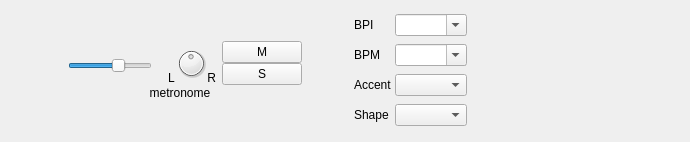
<?xml version="1.0" encoding="UTF-8"?>
<ui version="4.0">
 <class>NinjamPanel</class>
 <widget class="QWidget" name="NinjamPanel">
  <property name="geometry">
   <rect>
    <x>0</x>
    <y>0</y>
    <width>690</width>
    <height>142</height>
   </rect>
  </property>
  <property name="sizePolicy">
   <sizepolicy hsizetype="Preferred" vsizetype="MinimumExpanding">
    <horstretch>0</horstretch>
    <verstretch>0</verstretch>
   </sizepolicy>
  </property>
  <property name="windowTitle">
   <string>Form</string>
  </property>
  <layout class="QHBoxLayout" name="horizontalLayout">
   <property name="leftMargin">
    <number>6</number>
   </property>
   <property name="topMargin">
    <number>6</number>
   </property>
   <property name="rightMargin">
    <number>6</number>
   </property>
   <property name="bottomMargin">
    <number>6</number>
   </property>
   <item alignment="Qt::AlignRight|Qt::AlignVCenter">
    <widget class="QWidget" name="metronomeControls" native="true">
     <property name="sizePolicy">
      <sizepolicy hsizetype="Maximum" vsizetype="Maximum">
       <horstretch>0</horstretch>
       <verstretch>0</verstretch>
      </sizepolicy>
     </property>
     <layout class="QGridLayout" name="gridLayout">
      <property name="leftMargin">
       <number>0</number>
      </property>
      <property name="topMargin">
       <number>0</number>
      </property>
      <property name="rightMargin">
       <number>0</number>
      </property>
      <property name="bottomMargin">
       <number>0</number>
      </property>
      <property name="verticalSpacing">
       <number>1</number>
      </property>
      <item row="1" column="1">
       <widget class="QWidget" name="widget" native="true">
        <property name="sizePolicy">
         <sizepolicy hsizetype="Maximum" vsizetype="Preferred">
          <horstretch>0</horstretch>
          <verstretch>0</verstretch>
         </sizepolicy>
        </property>
        <property name="maximumSize">
         <size>
          <width>150</width>
          <height>16777215</height>
         </size>
        </property>
        <layout class="QVBoxLayout" name="verticalLayout_3">
         <property name="spacing">
          <number>3</number>
         </property>
         <property name="leftMargin">
          <number>0</number>
         </property>
         <property name="topMargin">
          <number>0</number>
         </property>
         <property name="rightMargin">
          <number>0</number>
         </property>
         <property name="bottomMargin">
          <number>0</number>
         </property>
         <item>
          <widget class="QWidget" name="peaks" native="true">
           <property name="sizePolicy">
            <sizepolicy hsizetype="Preferred" vsizetype="Preferred">
             <horstretch>0</horstretch>
             <verstretch>0</verstretch>
            </sizepolicy>
           </property>
           <layout class="QVBoxLayout" name="verticalLayout">
            <property name="spacing">
             <number>2</number>
            </property>
            <property name="leftMargin">
             <number>0</number>
            </property>
            <property name="topMargin">
             <number>0</number>
            </property>
            <property name="rightMargin">
             <number>0</number>
            </property>
            <property name="bottomMargin">
             <number>0</number>
            </property>
            <item>
             <widget class="PeakMeter" name="peakMeterRight" native="true"/>
            </item>
            <item>
             <widget class="PeakMeter" name="peakMeterLeft" native="true">
              <property name="styleSheet">
               <string notr="true"/>
              </property>
             </widget>
            </item>
           </layout>
          </widget>
         </item>
         <item>
          <widget class="QWidget" name="widget_4" native="true">
           <property name="sizePolicy">
            <sizepolicy hsizetype="Maximum" vsizetype="Preferred">
             <horstretch>0</horstretch>
             <verstretch>0</verstretch>
            </sizepolicy>
           </property>
           <layout class="QHBoxLayout" name="horizontalLayout_3">
            <property name="spacing">
             <number>3</number>
            </property>
            <property name="leftMargin">
             <number>0</number>
            </property>
            <property name="topMargin">
             <number>0</number>
            </property>
            <property name="rightMargin">
             <number>0</number>
            </property>
            <property name="bottomMargin">
             <number>0</number>
            </property>
            <item>
             <widget class="QLabel" name="label">
              <property name="sizePolicy">
               <sizepolicy hsizetype="Fixed" vsizetype="Preferred">
                <horstretch>0</horstretch>
                <verstretch>0</verstretch>
               </sizepolicy>
              </property>
              <property name="text">
               <string/>
              </property>
              <property name="pixmap">
               <pixmap resource="../resources/jamtaba.qrc">:/images/level low.png</pixmap>
              </property>
             </widget>
            </item>
            <item>
             <widget class="QSlider" name="levelSlider">
              <property name="sizePolicy">
               <sizepolicy hsizetype="Preferred" vsizetype="Expanding">
                <horstretch>0</horstretch>
                <verstretch>0</verstretch>
               </sizepolicy>
              </property>
              <property name="accessibleDescription">
               <string>Slider to change the BPM of the metronome</string>
              </property>
              <property name="maximum">
               <number>160</number>
              </property>
              <property name="value">
               <number>100</number>
              </property>
              <property name="orientation">
               <enum>Qt::Horizontal</enum>
              </property>
             </widget>
            </item>
            <item>
             <widget class="QLabel" name="label_2">
              <property name="sizePolicy">
               <sizepolicy hsizetype="Fixed" vsizetype="Preferred">
                <horstretch>0</horstretch>
                <verstretch>0</verstretch>
               </sizepolicy>
              </property>
              <property name="text">
               <string/>
              </property>
              <property name="pixmap">
               <pixmap resource="../resources/jamtaba.qrc">:/images/level high.png</pixmap>
              </property>
             </widget>
            </item>
           </layout>
          </widget>
         </item>
        </layout>
       </widget>
      </item>
      <item row="2" column="1" colspan="3">
       <widget class="QLabel" name="labelMetronomeIControls">
        <property name="text">
         <string>metronome</string>
        </property>
        <property name="alignment">
         <set>Qt::AlignCenter</set>
        </property>
       </widget>
      </item>
      <item row="0" column="2" rowspan="2">
       <widget class="QWidget" name="widget_2" native="true">
        <property name="sizePolicy">
         <sizepolicy hsizetype="Maximum" vsizetype="Preferred">
          <horstretch>0</horstretch>
          <verstretch>0</verstretch>
         </sizepolicy>
        </property>
        <layout class="QHBoxLayout" name="horizontalLayout_2">
         <property name="spacing">
          <number>0</number>
         </property>
         <property name="leftMargin">
          <number>0</number>
         </property>
         <property name="topMargin">
          <number>0</number>
         </property>
         <property name="rightMargin">
          <number>0</number>
         </property>
         <property name="bottomMargin">
          <number>0</number>
         </property>
         <item alignment="Qt::AlignBottom">
          <widget class="QLabel" name="labelPanL">
           <property name="sizePolicy">
            <sizepolicy hsizetype="Fixed" vsizetype="Fixed">
             <horstretch>0</horstretch>
             <verstretch>0</verstretch>
            </sizepolicy>
           </property>
           <property name="text">
            <string>L</string>
           </property>
           <property name="alignment">
            <set>Qt::AlignLeading|Qt::AlignLeft|Qt::AlignVCenter</set>
           </property>
          </widget>
         </item>
         <item>
          <widget class="QDial" name="panSlider">
           <property name="maximumSize">
            <size>
             <width>32</width>
             <height>32</height>
            </size>
           </property>
           <property name="accessibleDescription">
            <string>This is a knob to pan the metronome sound</string>
           </property>
           <property name="minimum">
            <number>-4</number>
           </property>
           <property name="maximum">
            <number>4</number>
           </property>
           <property name="pageStep">
            <number>1</number>
           </property>
          </widget>
         </item>
         <item alignment="Qt::AlignBottom">
          <widget class="QLabel" name="labelPanR">
           <property name="sizePolicy">
            <sizepolicy hsizetype="Fixed" vsizetype="Fixed">
             <horstretch>0</horstretch>
             <verstretch>0</verstretch>
            </sizepolicy>
           </property>
           <property name="text">
            <string>R</string>
           </property>
           <property name="alignment">
            <set>Qt::AlignRight|Qt::AlignTrailing|Qt::AlignVCenter</set>
           </property>
          </widget>
         </item>
        </layout>
       </widget>
      </item>
      <item row="0" column="3" rowspan="2">
       <widget class="QWidget" name="widget_3" native="true">
        <property name="sizePolicy">
         <sizepolicy hsizetype="Maximum" vsizetype="Preferred">
          <horstretch>0</horstretch>
          <verstretch>0</verstretch>
         </sizepolicy>
        </property>
        <layout class="QVBoxLayout" name="verticalLayout_2">
         <property name="spacing">
          <number>0</number>
         </property>
         <property name="leftMargin">
          <number>0</number>
         </property>
         <property name="topMargin">
          <number>0</number>
         </property>
         <property name="rightMargin">
          <number>0</number>
         </property>
         <property name="bottomMargin">
          <number>0</number>
         </property>
         <item>
          <widget class="QPushButton" name="muteButton">
           <property name="enabled">
            <bool>true</bool>
           </property>
           <property name="accessibleDescription">
            <string>Button to mute the metronome</string>
           </property>
           <property name="text">
            <string notr="true">M</string>
           </property>
           <property name="checkable">
            <bool>true</bool>
           </property>
          </widget>
         </item>
         <item>
          <widget class="QPushButton" name="soloButton">
           <property name="maximumSize">
            <size>
             <width>16777215</width>
             <height>24</height>
            </size>
           </property>
           <property name="accessibleDescription">
            <string>Button to soloing the metronome</string>
           </property>
           <property name="layoutDirection">
            <enum>Qt::LeftToRight</enum>
           </property>
           <property name="text">
            <string notr="true">S</string>
           </property>
           <property name="checkable">
            <bool>true</bool>
           </property>
          </widget>
         </item>
        </layout>
       </widget>
      </item>
     </layout>
    </widget>
   </item>
   <item>
    <spacer name="horizontalSpacer">
     <property name="orientation">
      <enum>Qt::Horizontal</enum>
     </property>
     <property name="sizeType">
      <enum>QSizePolicy::Preferred</enum>
     </property>
     <property name="sizeHint" stdset="0">
      <size>
       <width>40</width>
       <height>20</height>
      </size>
     </property>
    </spacer>
   </item>
   <item>
    <widget class="QWidget" name="ninjamControlsPanel" native="true">
     <property name="sizePolicy">
      <sizepolicy hsizetype="Preferred" vsizetype="MinimumExpanding">
       <horstretch>0</horstretch>
       <verstretch>1</verstretch>
      </sizepolicy>
     </property>
     <layout class="QHBoxLayout" name="horizontalLayout_6">
      <property name="leftMargin">
       <number>0</number>
      </property>
      <property name="topMargin">
       <number>0</number>
      </property>
      <property name="rightMargin">
       <number>0</number>
      </property>
      <property name="bottomMargin">
       <number>0</number>
      </property>
      <item>
       <widget class="QWidget" name="panelCombos" native="true">
        <property name="sizePolicy">
         <sizepolicy hsizetype="Maximum" vsizetype="Preferred">
          <horstretch>0</horstretch>
          <verstretch>0</verstretch>
         </sizepolicy>
        </property>
        <layout class="QGridLayout" name="gridLayout_3">
         <property name="leftMargin">
          <number>6</number>
         </property>
         <property name="topMargin">
          <number>0</number>
         </property>
         <property name="rightMargin">
          <number>6</number>
         </property>
         <property name="bottomMargin">
          <number>0</number>
         </property>
         <property name="horizontalSpacing">
          <number>3</number>
         </property>
         <property name="verticalSpacing">
          <number>0</number>
         </property>
         <item row="0" column="3">
          <widget class="QComboBox" name="comboBpi">
           <property name="toolTip">
            <string>Beats per interval</string>
           </property>
           <property name="accessibleDescription">
            <string>Change the BPI here</string>
           </property>
           <property name="editable">
            <bool>true</bool>
           </property>
          </widget>
         </item>
         <item row="1" column="2">
          <widget class="QLabel" name="labelBPM">
           <property name="toolTip">
            <string>Beats per minute</string>
           </property>
           <property name="text">
            <string>BPM</string>
           </property>
          </widget>
         </item>
         <item row="0" column="2">
          <widget class="QLabel" name="labelBPI">
           <property name="toolTip">
            <string>Beats per interval</string>
           </property>
           <property name="text">
            <string>BPI</string>
           </property>
           <property name="margin">
            <number>0</number>
           </property>
          </widget>
         </item>
         <item row="2" column="3">
          <widget class="QComboBox" name="comboBeatsPerAccent">
           <property name="accessibleDescription">
            <string>Change the accent here</string>
           </property>
          </widget>
         </item>
         <item row="3" column="3">
          <widget class="QComboBox" name="comboShape">
           <property name="accessibleDescription">
            <string>Change the shape here</string>
           </property>
          </widget>
         </item>
         <item row="3" column="2">
          <widget class="QLabel" name="labelShape">
           <property name="text">
            <string>Shape</string>
           </property>
          </widget>
         </item>
         <item row="1" column="3">
          <widget class="QComboBox" name="comboBpm">
           <property name="toolTip">
            <string>Beats per minute</string>
           </property>
           <property name="accessibleDescription">
            <string>Change the BPM here</string>
           </property>
           <property name="editable">
            <bool>true</bool>
           </property>
           <property name="currentText">
            <string notr="true"/>
           </property>
           <property name="maxVisibleItems">
            <number>40</number>
           </property>
          </widget>
         </item>
         <item row="2" column="2">
          <widget class="QLabel" name="labelAccent">
           <property name="text">
            <string>Accent</string>
           </property>
          </widget>
         </item>
        </layout>
       </widget>
      </item>
      <item>
       <widget class="IntervalProgressDisplay" name="intervalPanel" native="true">
        <property name="sizePolicy">
         <sizepolicy hsizetype="Minimum" vsizetype="Preferred">
          <horstretch>0</horstretch>
          <verstretch>1</verstretch>
         </sizepolicy>
        </property>
        <property name="cursor">
         <cursorShape>ArrowCursor</cursorShape>
        </property>
       </widget>
      </item>
     </layout>
    </widget>
   </item>
   <item>
    <spacer name="horizontalSpacer_2">
     <property name="orientation">
      <enum>Qt::Horizontal</enum>
     </property>
     <property name="sizeType">
      <enum>QSizePolicy::Preferred</enum>
     </property>
     <property name="sizeHint" stdset="0">
      <size>
       <width>40</width>
       <height>20</height>
      </size>
     </property>
    </spacer>
   </item>
  </layout>
 </widget>
 <customwidgets>
  <customwidget>
   <class>PeakMeter</class>
   <extends>QWidget</extends>
   <header>PeakMeter.h</header>
   <container>1</container>
  </customwidget>
  <customwidget>
   <class>IntervalProgressDisplay</class>
   <extends>QWidget</extends>
   <header>IntervalProgressDisplay.h</header>
   <container>1</container>
  </customwidget>
 </customwidgets>
 <resources>
  <include location="../resources/jamtaba.qrc"/>
 </resources>
 <connections/>
</ui>
